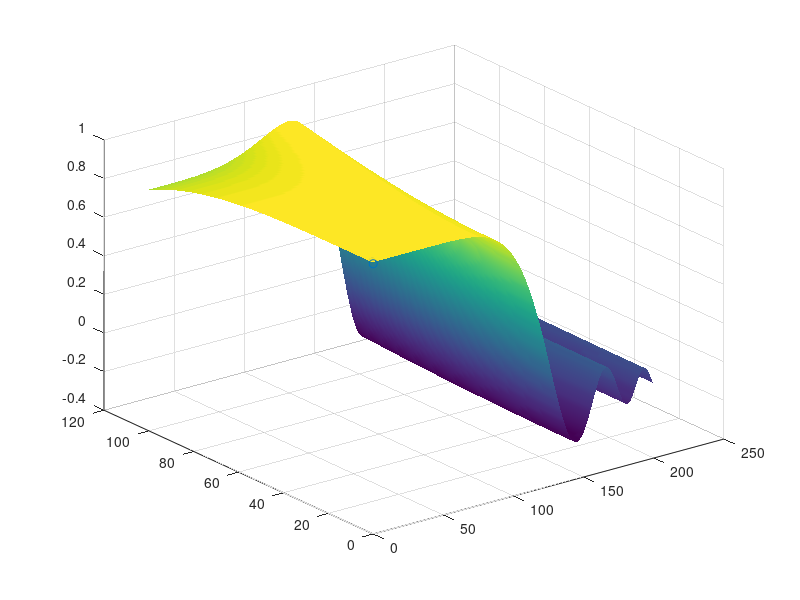

Write MATLAB code to recreate this figure. (Note: this script raises an error after producing the figure.)
xInt = 0:0.01:1;
yInt = 0:0.01:2; 
[X, Y] = ndgrid(xInt, yInt);

f = @(x, y) sin(x.^2 - y.^4) ./ (x.^2 - y.^4);
Z = f(X, Y);

% -------------------------- b ---------------------------

Z(isnan(Z)) = 1;
figure
surf(Z)
hold on
shading interp

% -------------------------- c ---------------------------

maxf = max(max(Z));                                                                                                                                                                                                                                                                                                                                                                                                                                                                                                                                                                                                                                                                                                                                                                                                                                                                                                                                                                                                                                                                                                                                                                                                                                                                                                                                                                                                                                                                                                                                                                                                                                                                                                                                                                                                                                                                                                                                                                                                                                                                                                                                                                                                                                                                                                                                                                                                                                                                                                                                                                                                      
inds = find(Z == maxf); 

plot3(X(inds), Y(inds), Z(inds), 'o-');

% -------------------------- d ---------------------------

syms f(x, y);

dfx = diff(f, x);
dfy = diff(f, y); 

dfx_x_dfy = @(x, y) [-dfx(x, y); -dfy(x, y); 1];







